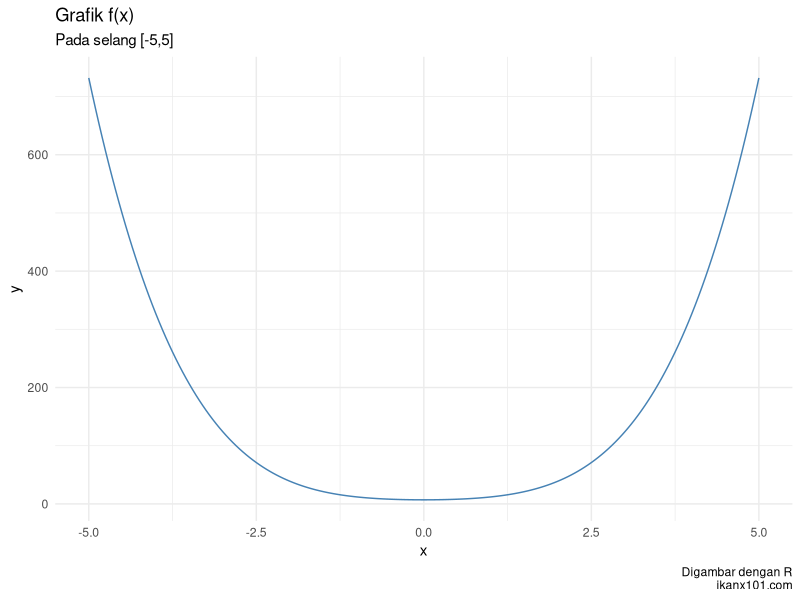

Source code (R):
## ---- chunk 1
knitr::opts_chunk$set(echo = TRUE)

rm(list=ls())
library(dplyr)
library(ggplot2)

gambar_fx = function(f,a,b,delta){
  temp = data.frame(
    x = seq(a,b,by = delta)
  ) %>% 
    mutate(y = f(x)) %>% 
    filter(!is.nan(y))
  subtitle = paste0("Pada selang [",a,",",b,"]")
  caption = "Digambar dengan R\nikanx101.com"
  temp %>% 
    ggplot(aes(x,y)) +
    geom_line(color = "steelblue") +
    theme_minimal() +
    labs(title = "Grafik f(x)",
         subtitle = subtitle,
         caption = caption)
   
}

## ---- chunk 2
f = function(x){x^4 + 4*x^2 + 7}
a = -5
b = 5
delta = .05
gambar_fx(f,a,b,delta)
